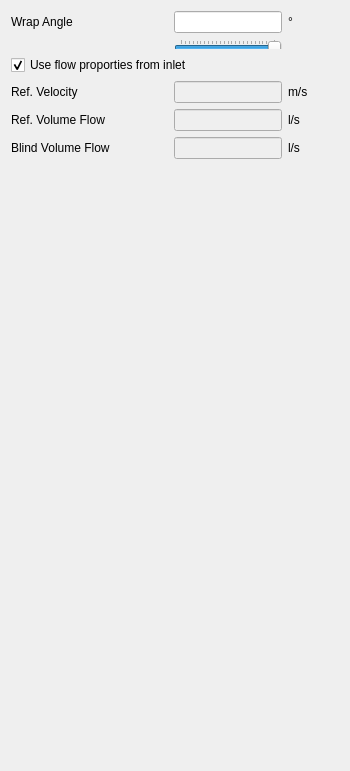
     <widget class="QWidget" name="page_spiral">
      <property name="geometry">
       <rect>
        <x>0</x>
        <y>0</y>
        <width>350</width>
        <height>771</height>
       </rect>
      </property>
      <attribute name="label">
       <string>Spiral Area</string>
      </attribute>
      <layout class="QGridLayout" name="gridLayout_2">
       <item row="1" column="2">
        <widget class="QSlider" name="horizontalSlider_wrap_angle">
         <property name="sizePolicy">
          <sizepolicy hsizetype="Minimum" vsizetype="Fixed">
           <horstretch>0</horstretch>
           <verstretch>0</verstretch>
          </sizepolicy>
         </property>
         <property name="maximumSize">
          <size>
           <width>16777215</width>
           <height>10</height>
          </size>
         </property>
         <property name="minimum">
          <number>0</number>
         </property>
         <property name="maximum">
          <number>360</number>
         </property>
         <property name="pageStep">
          <number>5</number>
         </property>
         <property name="value">
          <number>360</number>
         </property>
         <property name="orientation">
          <enum>Qt::Horizontal</enum>
         </property>
         <property name="invertedAppearance">
          <bool>false</bool>
         </property>
         <property name="tickPosition">
          <enum>QSlider::TicksAbove</enum>
         </property>
         <property name="tickInterval">
          <number>15</number>
         </property>
        </widget>
       </item>
       <item row="0" column="3">
        <widget class="QLabel" name="label_56">
         <property name="text">
          <string>°</string>
         </property>
        </widget>
       </item>
       <item row="0" column="2">
        <widget class="QLineEdit" name="lineEdit_wrap_angle">
         <property name="sizePolicy">
          <sizepolicy hsizetype="Minimum" vsizetype="Fixed">
           <horstretch>0</horstretch>
           <verstretch>0</verstretch>
          </sizepolicy>
         </property>
        </widget>
       </item>
       <item row="0" column="0">
        <widget class="QLabel" name="label_55">
         <property name="sizePolicy">
          <sizepolicy hsizetype="Minimum" vsizetype="Preferred">
           <horstretch>0</horstretch>
           <verstretch>0</verstretch>
          </sizepolicy>
         </property>
         <property name="minimumSize">
          <size>
           <width>100</width>
           <height>0</height>
          </size>
         </property>
         <property name="text">
          <string>Wrap Angle</string>
         </property>
        </widget>
       </item>
       <item row="3" column="0">
        <widget class="QLabel" name="label_53">
         <property name="sizePolicy">
          <sizepolicy hsizetype="Minimum" vsizetype="Preferred">
           <horstretch>0</horstretch>
           <verstretch>0</verstretch>
          </sizepolicy>
         </property>
         <property name="minimumSize">
          <size>
           <width>100</width>
           <height>0</height>
          </size>
         </property>
         <property name="text">
          <string>Ref. Velocity</string>
         </property>
        </widget>
       </item>
       <item row="3" column="2">
        <widget class="QLineEdit" name="lineEdit_ref_inlet_cu">
         <property name="enabled">
          <bool>false</bool>
         </property>
         <property name="sizePolicy">
          <sizepolicy hsizetype="Minimum" vsizetype="Fixed">
           <horstretch>0</horstretch>
           <verstretch>0</verstretch>
          </sizepolicy>
         </property>
        </widget>
       </item>
       <item row="2" column="0" colspan="4">
        <widget class="QCheckBox" name="checkBox_set_inlet_flow">
         <property name="text">
          <string>Use flow proporties from inlet</string>
         </property>
         <property name="checked">
          <bool>true</bool>
         </property>
         <property name="tristate">
          <bool>false</bool>
         </property>
        </widget>
       </item>
       <item row="4" column="2">
        <widget class="QLineEdit" name="lineEdit_ref_vol_flow">
         <property name="enabled">
          <bool>false</bool>
         </property>
         <property name="sizePolicy">
          <sizepolicy hsizetype="Minimum" vsizetype="Fixed">
           <horstretch>0</horstretch>
           <verstretch>0</verstretch>
          </sizepolicy>
         </property>
        </widget>
       </item>
       <item row="4" column="3">
        <widget class="QLabel" name="label_50">
         <property name="text">
          <string>l/s</string>
         </property>
        </widget>
       </item>
       <item row="3" column="3">
        <widget class="QLabel" name="label_54">
         <property name="text">
          <string>m/s</string>
         </property>
        </widget>
       </item>
       <item row="5" column="0">
        <widget class="QLabel" name="label_51">
         <property name="sizePolicy">
          <sizepolicy hsizetype="Minimum" vsizetype="Preferred">
           <horstretch>0</horstretch>
           <verstretch>0</verstretch>
          </sizepolicy>
         </property>
         <property name="minimumSize">
          <size>
           <width>100</width>
           <height>0</height>
          </size>
         </property>
         <property name="text">
          <string>Blind Volume Flow</string>
         </property>
        </widget>
       </item>
       <item row="5" column="2">
        <widget class="QLineEdit" name="lineEdit_blind_vol_flow">
         <property name="enabled">
          <bool>false</bool>
         </property>
         <property name="sizePolicy">
          <sizepolicy hsizetype="Minimum" vsizetype="Fixed">
           <horstretch>0</horstretch>
           <verstretch>0</verstretch>
          </sizepolicy>
         </property>
        </widget>
       </item>
       <item row="5" column="3">
        <widget class="QLabel" name="label_52">
         <property name="text">
          <string>l/s</string>
         </property>
        </widget>
       </item>
       <item row="4" column="0">
        <widget class="QLabel" name="label_49">
         <property name="sizePolicy">
          <sizepolicy hsizetype="Minimum" vsizetype="Preferred">
           <horstretch>0</horstretch>
           <verstretch>0</verstretch>
          </sizepolicy>
         </property>
         <property name="minimumSize">
          <size>
           <width>100</width>
           <height>0</height>
          </size>
         </property>
         <property name="text">
          <string>Ref. Volume Flow</string>
         </property>
        </widget>
       </item>
       <item row="0" column="1">
        <spacer name="horizontalSpacer_4">
         <property name="orientation">
          <enum>Qt::Horizontal</enum>
         </property>
         <property name="sizeType">
          <enum>QSizePolicy::Minimum</enum>
         </property>
         <property name="sizeHint" stdset="0">
          <size>
           <width>40</width>
           <height>20</height>
          </size>
         </property>
        </spacer>
       </item>
       <item row="6" column="2">
        <spacer name="verticalSpacer_5">
         <property name="orientation">
          <enum>Qt::Vertical</enum>
         </property>
         <property name="sizeHint" stdset="0">
          <size>
           <width>20</width>
           <height>40</height>
          </size>
         </property>
        </spacer>
       </item>
      </layout>
     </widget>
